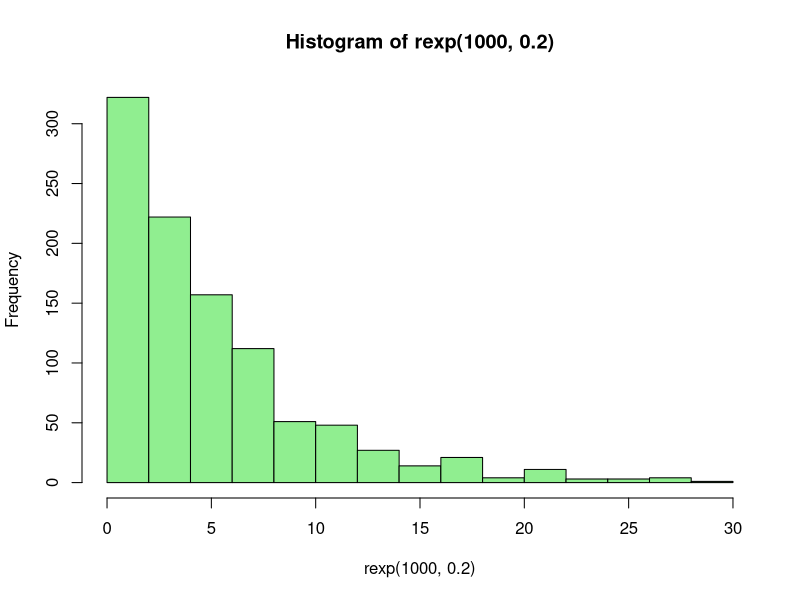
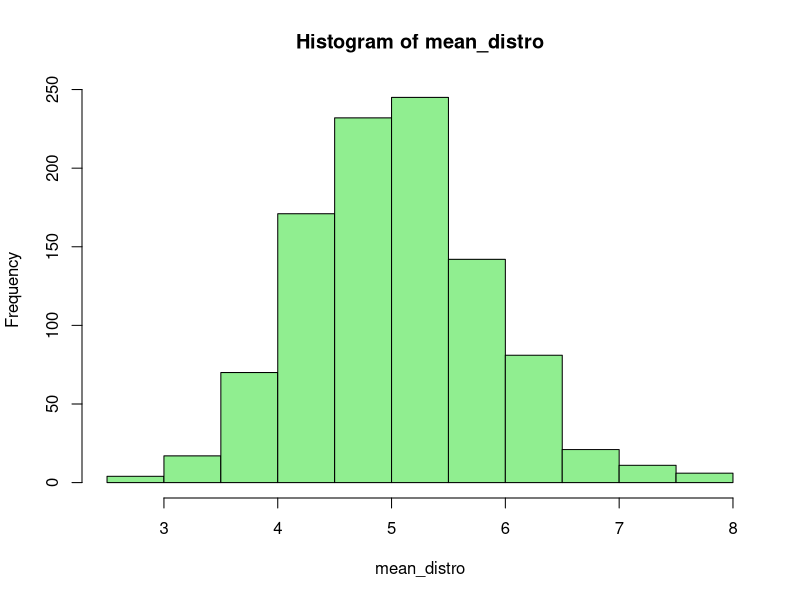

Write R code to recreate these figures, in order.
## ---- chunk 1
# load libraries
library(ggplot2)
## ---- chunk 2

mean_distro <- NULL
for (i in 1 : 1000) mean_distro = c(mean_distro, mean(rexp(40,0.2)))

## ---- chunk 3
round(mean(mean_distro),2)
## ---- chunk 4
# theoretical variance
round((5*sqrt(10)/20),2)

# distribution variance
round(var(mean_distro),2)

## ---- chunk 5
hist(rexp(1000,0.2), col="lightgreen")
## ---- chunk 6
hist(mean_distro, col="lightgreen")
